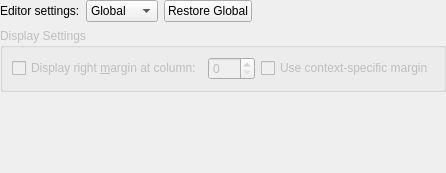
<?xml version="1.0" encoding="UTF-8"?>
<ui version="4.0">
 <class>ProjectExplorer::Internal::EditorSettingsPropertiesPage</class>
 <widget class="QWidget" name="ProjectExplorer::Internal::EditorSettingsPropertiesPage">
  <property name="geometry">
   <rect>
    <x>0</x>
    <y>0</y>
    <width>401</width>
    <height>173</height>
   </rect>
  </property>
  <layout class="QGridLayout" name="gridLayout">
   <property name="margin">
    <number>0</number>
   </property>
   <item row="0" column="0">
    <widget class="QLabel" name="label">
     <property name="text">
      <string>Editor settings:</string>
     </property>
    </widget>
   </item>
   <item row="0" column="1">
    <widget class="QComboBox" name="globalSelector">
     <item>
      <property name="text">
       <string>Global</string>
      </property>
     </item>
     <item>
      <property name="text">
       <string>Custom</string>
      </property>
     </item>
    </widget>
   </item>
   <item row="0" column="2">
    <widget class="QPushButton" name="restoreButton">
     <property name="text">
      <string>Restore Global</string>
     </property>
    </widget>
   </item>
   <item row="0" column="3">
    <spacer name="horizontalSpacer">
     <property name="orientation">
      <enum>Qt::Horizontal</enum>
     </property>
     <property name="sizeHint" stdset="0">
      <size>
       <width>3</width>
       <height>20</height>
      </size>
     </property>
    </spacer>
   </item>
   <item row="1" column="0" colspan="4">
    <widget class="QGroupBox" name="displaySettings">
     <property name="enabled">
      <bool>false</bool>
     </property>
     <property name="title">
      <string>Display Settings</string>
     </property>
     <layout class="QHBoxLayout" name="horizontalLayout">
      <item>
       <widget class="QCheckBox" name="showWrapColumn">
        <property name="text">
         <string>Display right &amp;margin at column:</string>
        </property>
       </widget>
      </item>
      <item>
       <widget class="QSpinBox" name="wrapColumn">
        <property name="enabled">
         <bool>false</bool>
        </property>
        <property name="maximum">
         <number>999</number>
        </property>
       </widget>
      </item>
      <item>
       <widget class="QCheckBox" name="useIndenter">
        <property name="toolTip">
         <string>If available, use a different margin. For example, the ColumnLimit from the ClangFormat plugin.</string>
        </property>
        <property name="text">
         <string>Use context-specific margin</string>
        </property>
       </widget>
      </item>
      <item>
       <spacer name="horizontalSpacer_2">
        <property name="orientation">
         <enum>Qt::Horizontal</enum>
        </property>
        <property name="sizeHint" stdset="0">
         <size>
          <width>53</width>
          <height>20</height>
         </size>
        </property>
       </spacer>
      </item>
     </layout>
    </widget>
   </item>
   <item row="2" column="0" colspan="4">
    <widget class="TextEditor::BehaviorSettingsWidget" name="behaviorSettingsWidget" native="true"/>
   </item>
   <item row="3" column="0">
    <spacer name="verticalSpacer">
     <property name="orientation">
      <enum>Qt::Vertical</enum>
     </property>
     <property name="sizeHint" stdset="0">
      <size>
       <width>20</width>
       <height>12</height>
      </size>
     </property>
    </spacer>
   </item>
  </layout>
 </widget>
 <customwidgets>
  <customwidget>
   <class>TextEditor::BehaviorSettingsWidget</class>
   <extends>QWidget</extends>
   <header>texteditor/behaviorsettingswidget.hpp</header>
   <container>1</container>
  </customwidget>
 </customwidgets>
 <resources/>
 <connections>
  <connection>
   <sender>showWrapColumn</sender>
   <signal>toggled(bool)</signal>
   <receiver>wrapColumn</receiver>
   <slot>setEnabled(bool)</slot>
   <hints>
    <hint type="sourcelabel">
     <x>211</x>
     <y>75</y>
    </hint>
    <hint type="destinationlabel">
     <x>283</x>
     <y>82</y>
    </hint>
   </hints>
  </connection>
 </connections>
</ui>
